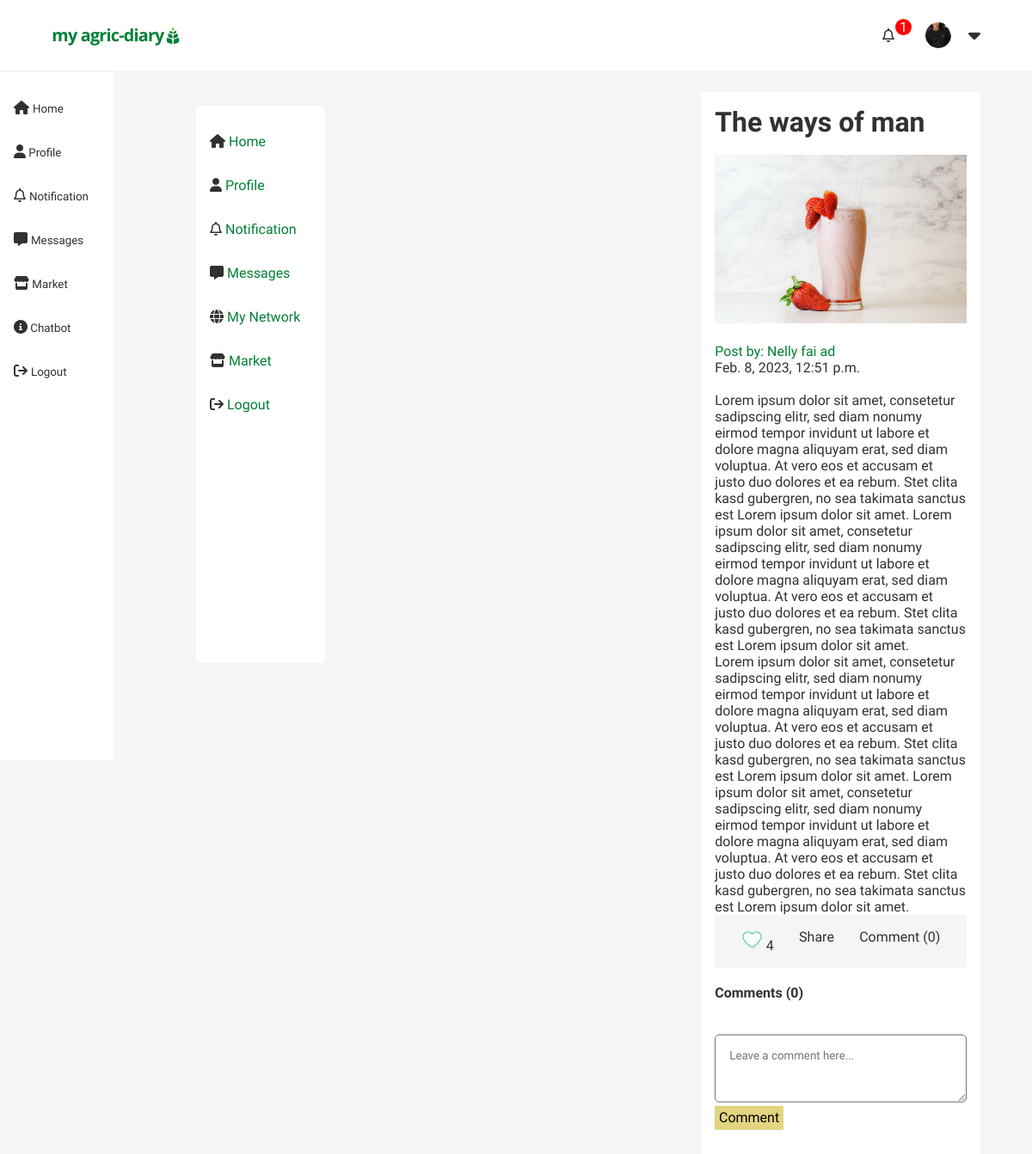
Before: /the-ways-of-man (signed in) with the older database file.
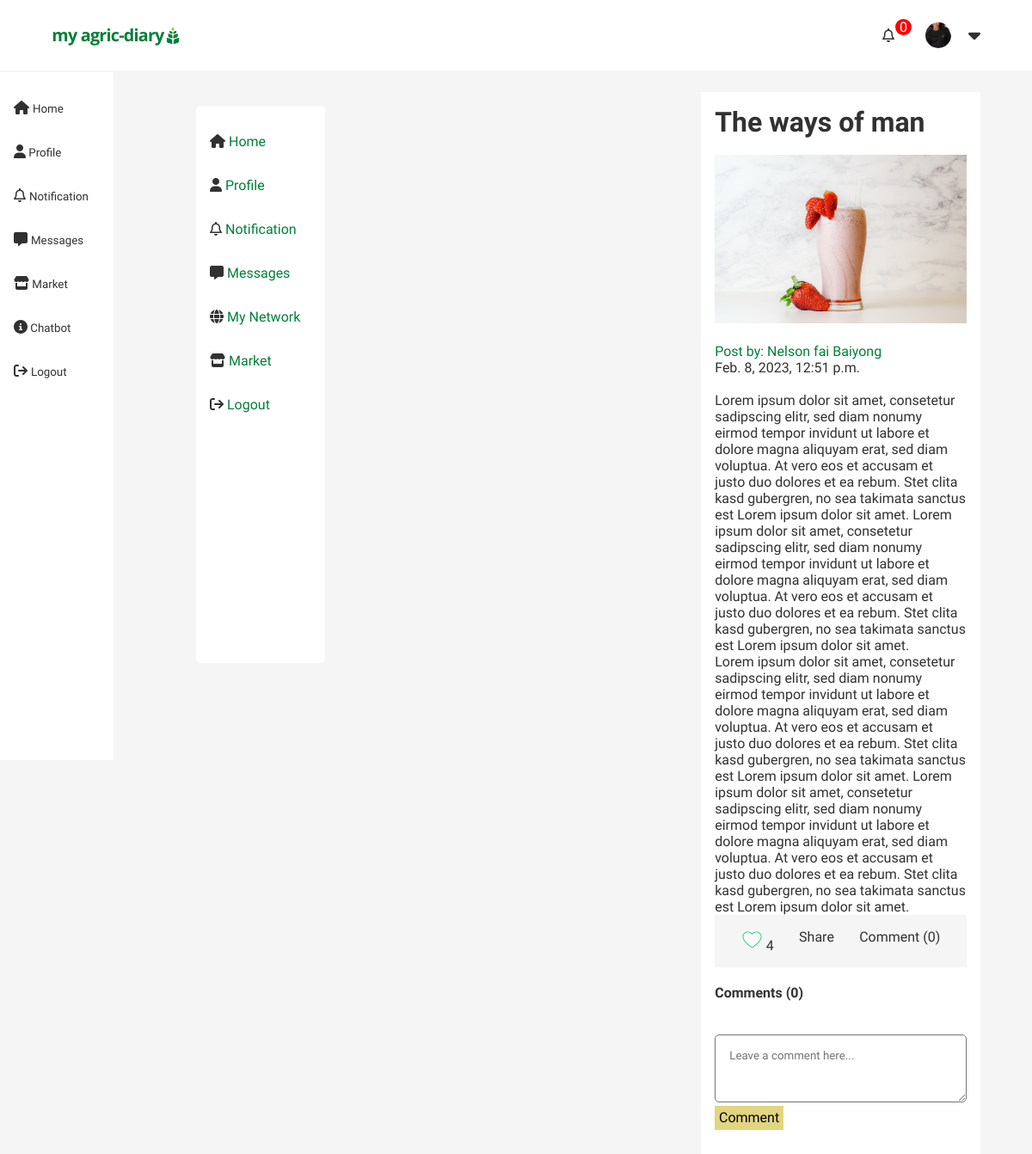
After: the same page with the newer database file.
### feed/models.py (models this page shows, shortened)
class Articles (models.Model):
    author=models.ForeignKey(CustomUser, related_name='profile' ,on_delete= models.CASCADE)
    title = models.CharField( max_length=200, blank=True, null=True)
    body = RichTextField( blank=True, null=True )
    slug = models.SlugField()
    date = models.DateTimeField(auto_now_add=True)
    article_image = models.ImageField(upload_to='articlepics/', blank=True, null=True,validators=[FileExtensionValidator(['jpg','png',])])
    likes =models.ManyToManyField(CustomUser, default=None,blank=True, related_name='liked')
    tag = TaggableManager(blank=True)

### account/models.py (models this page shows)
class CustomUser(AbstractUser):
    email = models.EmailField(unique=True)
    first_name = models.CharField( max_length=100 , blank=False)
    last_name= models.CharField( max_length=100 , blank=False )
    bio=models.CharField(max_length=400,blank=True, null=True)
    location = CountryField(blank_label='(select country)')
    profile_pic=models.ImageField( upload_to='profilepics/' ,blank=True, null=True,validators=[FileExtensionValidator(['jpg','png',])])
    is_student = models.BooleanField(default=False)
    course = models.CharField(max_length=100 ,blank=True, null=True)
    instituition = models.CharField(max_length=100 ,blank=True, null=True)
    profession=models.CharField(max_length=100 ,blank=True, null=True)
    company = models.CharField(max_length=100 ,blank=True, null=True)
    date_joined = models.DateTimeField( auto_now_add=True)
    is_active = models.BooleanField( default=True)
    username = None
    USERNAME_FIELD = 'email'
    REQUIRED_FIELDS = []
    objects = UserManager()
    def __str__(self):
        return self.last_name

### feed/views.py (the view)
# urls.py: path('<slug:article_slug>', views.article_details, name="details"),
def article_details(request,article_slug):
    article=Articles.objects.get(slug=article_slug)
    comment_form = CommentForm()
    comments=article.comments.all().order_by('-date')[0:5]
    context={
        'article':article,
        'comment_form':comment_form,
        'comments':comments,
    }
    return render(request, 'feed/details.html',context)

### feed/forms.py
class CommentForm(forms.ModelForm):
    class Meta:
        model =Comments
        fields=['comment']
        widgets ={
            'comment': forms.Textarea(attrs={'class':'comment_field','placeholder':'Leave a comment here...', 'rows':3,})
        }

### Friends/context_processors.py (called while the page is built)
def friendSuggestions(request):
        if request.user.is_authenticated:
            user = request.user
            network = Network.objects.get(user=request.user)
            friendsuggestions= suggestions(request,network=network)
            return {'friendsuggestions':friendsuggestions,'mynetwork':network}
        else:
                return {}

def suggestions(request, network):
    friends = network.following.all()
    user=request.user
    print(friends)
    suggestions =Network.objects.filter(
        following__in = friends).exclude(id=network.id).distinct()
    return suggestions

### notification/context_processors.py (called while the page is built)
def notificationCount(request):
        if request.user.is_authenticated:
            user = request.user
            notification = NotificationUser.objects.get(user = user)
            count = notification.mynotification.all().filter(is_read = False)
            return {'count':count.count}
        else:
                return {}

### feed/templates/feed/details.html (shortened to what this page needs)
{% extends 'main/base.html'%}
{% load static %}
{% block content %}
<div class="grid-container">
  <div class="sidebar">
      <nav class="sidebar_nav">
          <a href="../../../"> <i class="fa-solid fa-house"></i> Home</a>
          <a href="{% url 'profile'  request.user.id %}"> <i class="fa-solid fa-user"></i> Profile</a>
          <a href="{% url 'notification' %}"> <i class="fa-regular fa-bell"></i> Notification  </a>
          <a href="{% url 'chatlobby' %}"> <i class="fa-solid fa-message"></i>  Messages </a>
          <a href="{% url 'profile'  request.user.id %}"> <i class="fa-solid fa-globe"></i> My Network </a>
          <a href="{% url 'market' %}"> <i class="fa-solid fa-store"></i> Market  </a>
          <a href="{% url 'logout' %}"><i class="fa-solid fa-arrow-right-from-bracket"></i>  Logout </a>
      </nav>
  </div>
  <main>
<div >  <h1> {{article.title|capfirst}} </h1></div>
<br>
    {% if article.article_image %}
     <div class="article_image" >
      <img src="{{article.article_image.url}}" alt="">
    </div>
     {% endif %}
<br>
<div>
  <a href=" {% url 'profile' article.author.id %} ">  Post by: {{article.author.first_name}}  {{article.author.last_name}} </a>
  <p>  {{article.date}}  </p>
</div>
<br>
<div> {{article.body|safe}} </div>
<div class="engagment">
  <span>
      <span class="like-button" data-id="{{ article.id }}" >
          {% if user not in article.likes.all %}
          <img src="{% static 'images/like.png' %}" width="25px">
          {% else %}
          <img src="{% static 'images/love.png'%}" alt="liked" width ="25px">
          {% endif %}
      </span>
      <span class="likes">{{article.likes.all.count}} </span>
  </span>
  <a href=" {% url 'details' article_slug=article.slug %}"><span> Share </span></a>
  <span> Comment ({{ article.comments.all.count }})</span>
</div>
<div class="comments-box">
  <h4 > Comments ({{ article.comments.all.count }})  </h4>
  <br>
</div>
<div class="comment-form">
        <form action="{% url 'comment' article_slug=article.slug %}" method="post" id="commentform">
            {{ comment_form.comment }}
            {% if user.is_authenticated %}
            <br>
              <button class="button_one" >Comment </button>
            {% else %}
            <br>
            <input type='button' value="Submit" class="submitbtn" onclick="commentAlert()" >
            {% endif %}
        </form>
 <br>
</main>
</div>
</div>
{% endblock %}

### templates/main/base.html (shortened to what this page needs)
{% load static %}
<!DOCTYPE html>
<html lang="en">
<head>
    <link rel="stylesheet" href="{% static 'styles/mainstyle.css'%}">
    <link rel="stylesheet" href="{% static stylesheet %}">
</head>
<body>
        <header>
            <div class="logo">
             <a href="../../../">   <img src="{% static 'images/my agric-diary.png'%}" width="100%"></a>
            </div>
            <div class="header-right">
                    {% if request.user.is_authenticated %}
                            <span>
                                <a href="{% url 'notification' %}">
                                    <span class="notification-wrapper">
                                        <span class="notification-counter">
                                               <span><i class="fa-regular fa-bell"> </i> </span>
                                                <span id="counter"> {{count}} </span>
                                        </span>
                                    </span>
                                </a>
                            </span>
                        <span>
                            {% if request.user.profile_pic %}
                            <a href="{% url 'profile' request.user.id %}">
                                <div class="roundedprofile" style="background:url('{{request.user.profile_pic.url}}') ;background-position: center; background-size: contain;">  </div> </a>
                            {% else %}
                            <a href="{% url 'profile' request.user.id %}">   <img src="https://encrypted-tbn0.gstatic.com/images?q=tbn:ANd9GcR9RzmCAKhjBMu6GN8LHxNLTw8Vt347xfIXWA&usqp=CAU" alt="" width="30px"></a>
                            {% endif %}
                        </span>
                            <span class="dropdown">
                                <span class="dropbtn" onclick="myFunction(data='myDropdown{{article.id}}')"> <i class="fa-solid fa-caret-down"></i></span>
                              </span>
                    {% else %}
                        <span> <a href="{% url 'login' %}"> Login </a> </span>
                        <span> <a href="{% url 'signup' %}"> Signup </a></span>
                    {% endif %}
            </div>
        </header>
   <div class="flex-container">
    <div class="bodynav_right">
        <a href="../../../"> <i class="fa-solid fa-house"></i> <small> Home </small></a>
        <a href="{% url 'profile'  request.user.id %}"> <i class="fa-solid fa-user"></i><small>  Profile</small> </a>
        <a href="{% url 'notification' %}"> <i class="fa-regular fa-bell"></i> <small> Notification </small>  </a>
        <a href="{% url 'chatlobby' %}"> <i class="fa-solid fa-message"></i>  <small> Messages </small></a>
        <a href="{% url 'market' %}"> <i class="fa-solid fa-store"></i><small>  Market </small> </a>
        <a href="{% url 'ai_room' %}"> <i class="fa-solid fa-circle-info"></i><small> Chatbot </small>  </a>
        <a href="{% url 'logout' %}"><i class="fa-solid fa-arrow-right-from-bracket"></i> <small> Logout  </small></a>
    </div>
        {% block content %}
        {% endblock%}
</body>
</html>

Changed rows visible on the page:
changed through a linked row, Articles "The ways of man": author.first_name "Nelly" → "Nelson fai"; author.last_name "fai ad" → "Baiyong"
Other visible differences:
{{ count }}: "1" → "0"
